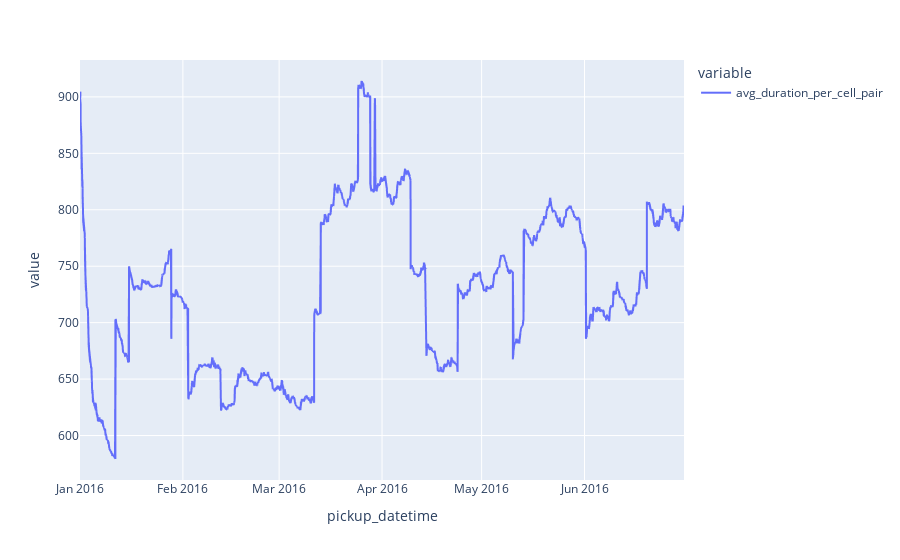

This figure's notebook cell:
### Code cell
(
    dataset.query('pickup_cell_id == "3-11" and dropoff_cell_id == "2-10"')
    [['pickup_datetime', 'trip_duration', 'avg_duration_per_cell_pair']]
    .plot(x='pickup_datetime', y=['avg_duration_per_cell_pair'])
)

### Figure 1 — Plotly figure (JSON) as saved in the notebook; plotly's stock layout.template omitted (floating-point values rounded to 4 significant figures; data arrays with more than 128 entries replaced by an {"elided": "..."} marker saying what was removed)
{"data": [{"hovertemplate": "variable=avg_duration_per_cell_pair<br>pickup_datetime=%{x}<br>value=%{y}<extra></extra>", "legendgroup": "avg_duration_per_cell_pair", "line": {"color": "#636efa", "dash": "solid"}, "marker": {"symbol": "circle"}, "mode": "lines", "name": "avg_duration_per_cell_pair", "showlegend": true, "type": "scattergl", "x": {"elided": "11054 str values"}, "xaxis": "x", "y": {"elided": "11054 float values"}, "yaxis": "y"}], "layout": {"legend": {"title": {"text": "variable"}, "tracegroupgap": 0}, "margin": {"t": 60}, "xaxis": {"anchor": "y", "domain": [0, 1], "title": {"text": "pickup_datetime"}}, "yaxis": {"anchor": "x", "domain": [0, 1], "title": {"text": "value"}}}}
